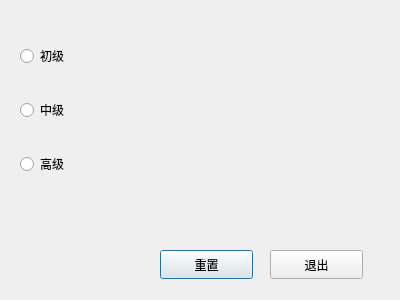
<?xml version="1.0" encoding="UTF-8"?>
<ui version="4.0">
 <class>GameRecord</class>
 <widget class="QDialog" name="GameRecord">
  <property name="geometry">
   <rect>
    <x>0</x>
    <y>0</y>
    <width>400</width>
    <height>300</height>
   </rect>
  </property>
  <property name="windowTitle">
   <string>Dialog</string>
  </property>
  <widget class="QWidget" name="verticalLayoutWidget">
   <property name="geometry">
    <rect>
     <x>20</x>
     <y>20</y>
     <width>131</width>
     <height>181</height>
    </rect>
   </property>
   <layout class="QVBoxLayout" name="verticalLayout">
    <item>
     <widget class="QRadioButton" name="easy">
      <property name="text">
       <string>初级</string>
      </property>
     </widget>
    </item>
    <item>
     <widget class="QRadioButton" name="middle">
      <property name="text">
       <string>中级</string>
      </property>
     </widget>
    </item>
    <item>
     <widget class="QRadioButton" name="hard">
      <property name="text">
       <string>高级</string>
      </property>
     </widget>
    </item>
   </layout>
  </widget>
  <widget class="QLabel" name="label">
   <property name="geometry">
    <rect>
     <x>210</x>
     <y>20</y>
     <width>131</width>
     <height>191</height>
    </rect>
   </property>
   <property name="text">
    <string/>
   </property>
  </widget>
  <widget class="QPushButton" name="reset">
   <property name="geometry">
    <rect>
     <x>160</x>
     <y>250</y>
     <width>93</width>
     <height>29</height>
    </rect>
   </property>
   <property name="text">
    <string>重置</string>
   </property>
  </widget>
  <widget class="QPushButton" name="exit">
   <property name="geometry">
    <rect>
     <x>270</x>
     <y>250</y>
     <width>93</width>
     <height>29</height>
    </rect>
   </property>
   <property name="text">
    <string>退出</string>
   </property>
  </widget>
 </widget>
 <resources/>
 <connections/>
</ui>
